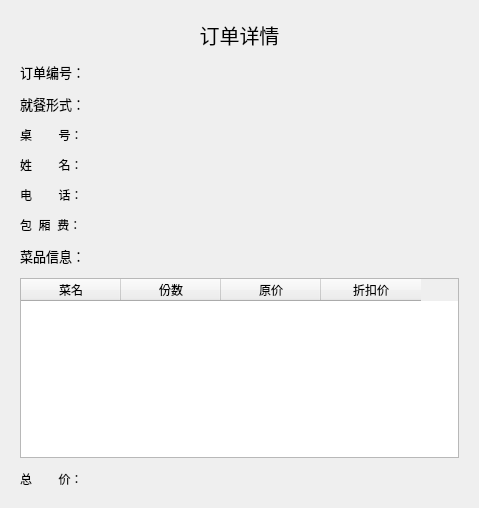
<?xml version="1.0" encoding="UTF-8"?>
<ui version="4.0">
 <class>OrderHallForm</class>
 <widget class="QWidget" name="OrderHallForm">
  <property name="geometry">
   <rect>
    <x>0</x>
    <y>0</y>
    <width>479</width>
    <height>508</height>
   </rect>
  </property>
  <property name="windowTitle">
   <string>Form</string>
  </property>
  <layout class="QVBoxLayout" name="verticalLayout_2">
   <property name="spacing">
    <number>12</number>
   </property>
   <property name="leftMargin">
    <number>20</number>
   </property>
   <property name="topMargin">
    <number>20</number>
   </property>
   <property name="rightMargin">
    <number>20</number>
   </property>
   <property name="bottomMargin">
    <number>20</number>
   </property>
   <item>
    <widget class="QLabel" name="label_6">
     <property name="sizePolicy">
      <sizepolicy hsizetype="Preferred" vsizetype="Preferred">
       <horstretch>0</horstretch>
       <verstretch>0</verstretch>
      </sizepolicy>
     </property>
     <property name="font">
      <font>
       <pointsize>15</pointsize>
      </font>
     </property>
     <property name="layoutDirection">
      <enum>Qt::LeftToRight</enum>
     </property>
     <property name="text">
      <string>订单详情</string>
     </property>
     <property name="alignment">
      <set>Qt::AlignCenter</set>
     </property>
     <property name="wordWrap">
      <bool>false</bool>
     </property>
    </widget>
   </item>
   <item>
    <layout class="QHBoxLayout" name="horizontalLayout">
     <item>
      <widget class="QLabel" name="label">
       <property name="sizePolicy">
        <sizepolicy hsizetype="Fixed" vsizetype="Preferred">
         <horstretch>0</horstretch>
         <verstretch>0</verstretch>
        </sizepolicy>
       </property>
       <property name="font">
        <font>
         <pointsize>10</pointsize>
        </font>
       </property>
       <property name="text">
        <string>订单编号：</string>
       </property>
      </widget>
     </item>
     <item>
      <widget class="QLabel" name="orderNumber">
       <property name="text">
        <string/>
       </property>
      </widget>
     </item>
    </layout>
   </item>
   <item>
    <layout class="QHBoxLayout" name="horizontalLayout_3">
     <item>
      <widget class="QLabel" name="label_2">
       <property name="sizePolicy">
        <sizepolicy hsizetype="Fixed" vsizetype="Preferred">
         <horstretch>0</horstretch>
         <verstretch>0</verstretch>
        </sizepolicy>
       </property>
       <property name="font">
        <font>
         <pointsize>10</pointsize>
        </font>
       </property>
       <property name="text">
        <string>就餐形式：</string>
       </property>
      </widget>
     </item>
     <item>
      <widget class="QLabel" name="mealFormat">
       <property name="sizePolicy">
        <sizepolicy hsizetype="Preferred" vsizetype="Preferred">
         <horstretch>0</horstretch>
         <verstretch>0</verstretch>
        </sizepolicy>
       </property>
       <property name="text">
        <string/>
       </property>
      </widget>
     </item>
    </layout>
   </item>
   <item>
    <layout class="QHBoxLayout" name="horizontalLayout_6">
     <item>
      <widget class="QLabel" name="label_7">
       <property name="sizePolicy">
        <sizepolicy hsizetype="Fixed" vsizetype="Preferred">
         <horstretch>0</horstretch>
         <verstretch>0</verstretch>
        </sizepolicy>
       </property>
       <property name="text">
        <string>桌        号：</string>
       </property>
      </widget>
     </item>
     <item>
      <widget class="QLabel" name="tableNumber">
       <property name="text">
        <string/>
       </property>
      </widget>
     </item>
    </layout>
   </item>
   <item>
    <layout class="QHBoxLayout" name="horizontalLayout_2">
     <item>
      <widget class="QLabel" name="label_8">
       <property name="sizePolicy">
        <sizepolicy hsizetype="Fixed" vsizetype="Preferred">
         <horstretch>0</horstretch>
         <verstretch>0</verstretch>
        </sizepolicy>
       </property>
       <property name="text">
        <string>姓        名：</string>
       </property>
      </widget>
     </item>
     <item>
      <widget class="QLabel" name="name">
       <property name="text">
        <string/>
       </property>
      </widget>
     </item>
    </layout>
   </item>
   <item>
    <layout class="QHBoxLayout" name="horizontalLayout_4">
     <item>
      <widget class="QLabel" name="label_10">
       <property name="sizePolicy">
        <sizepolicy hsizetype="Fixed" vsizetype="Preferred">
         <horstretch>0</horstretch>
         <verstretch>0</verstretch>
        </sizepolicy>
       </property>
       <property name="text">
        <string>电        话：</string>
       </property>
      </widget>
     </item>
     <item>
      <widget class="QLabel" name="phoneNumber">
       <property name="text">
        <string/>
       </property>
      </widget>
     </item>
    </layout>
   </item>
   <item>
    <layout class="QHBoxLayout" name="horizontalLayout_7">
     <item>
      <widget class="QLabel" name="label_9">
       <property name="sizePolicy">
        <sizepolicy hsizetype="Fixed" vsizetype="Preferred">
         <horstretch>0</horstretch>
         <verstretch>0</verstretch>
        </sizepolicy>
       </property>
       <property name="text">
        <string>包  厢  费：</string>
       </property>
      </widget>
     </item>
     <item>
      <widget class="QLabel" name="boxFee">
       <property name="text">
        <string/>
       </property>
      </widget>
     </item>
    </layout>
   </item>
   <item>
    <layout class="QHBoxLayout" name="horizontalLayout_5">
     <item>
      <widget class="QLabel" name="label_4">
       <property name="sizePolicy">
        <sizepolicy hsizetype="Minimum" vsizetype="Preferred">
         <horstretch>0</horstretch>
         <verstretch>0</verstretch>
        </sizepolicy>
       </property>
       <property name="font">
        <font>
         <pointsize>10</pointsize>
        </font>
       </property>
       <property name="text">
        <string>菜品信息：</string>
       </property>
      </widget>
     </item>
    </layout>
   </item>
   <item>
    <widget class="QTableWidget" name="tableWidget">
     <property name="editTriggers">
      <set>QAbstractItemView::NoEditTriggers</set>
     </property>
     <column>
      <property name="text">
       <string>菜名</string>
      </property>
     </column>
     <column>
      <property name="text">
       <string>份数</string>
      </property>
     </column>
     <column>
      <property name="text">
       <string>原价</string>
      </property>
     </column>
     <column>
      <property name="text">
       <string>折扣价</string>
      </property>
     </column>
    </widget>
   </item>
   <item>
    <layout class="QHBoxLayout" name="horizontalLayout_8">
     <item>
      <widget class="QLabel" name="label_11">
       <property name="sizePolicy">
        <sizepolicy hsizetype="Fixed" vsizetype="Preferred">
         <horstretch>0</horstretch>
         <verstretch>0</verstretch>
        </sizepolicy>
       </property>
       <property name="text">
        <string>总        价：</string>
       </property>
      </widget>
     </item>
     <item>
      <widget class="QLabel" name="sumMoney">
       <property name="text">
        <string/>
       </property>
      </widget>
     </item>
    </layout>
   </item>
  </layout>
 </widget>
 <resources/>
 <connections/>
</ui>
